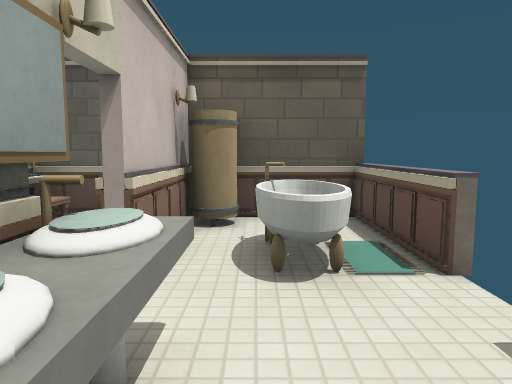
view 1 (above)

12 first-person views from a walk through a level from a Godot 3-D game. The camera is 1.3 m above the floor, tilts 6° down and sees 70° across. The floor is counted in squares, 1 m on a side. Each view is taken from the middle of a square. On the plan, view 1 faces up. The plan holds only what a view shows up to about 15 squares ahead; the rest is blank. Some surface patterns are stand-ins.

view 2
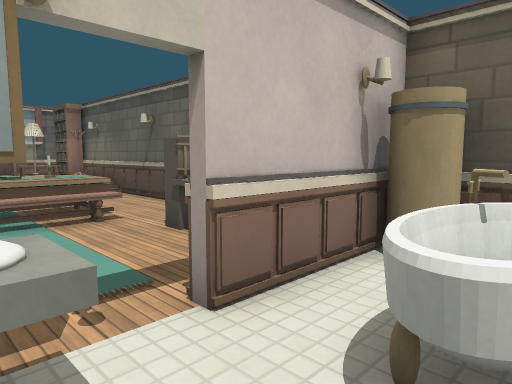

view 3
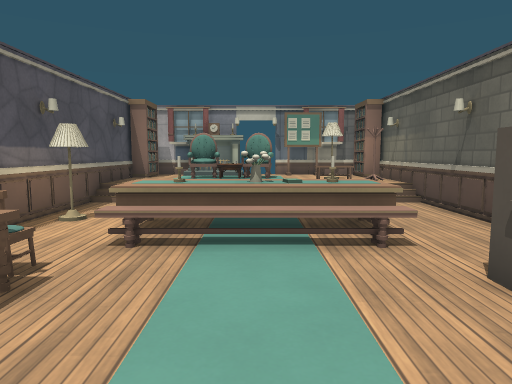

view 4
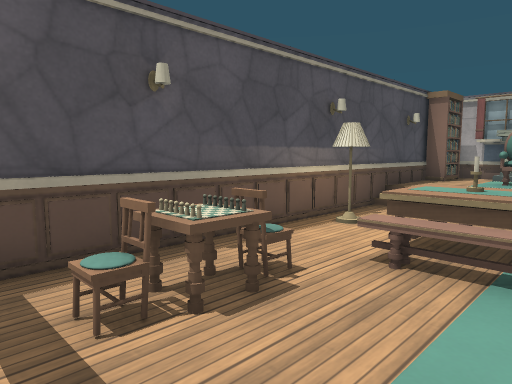

view 5
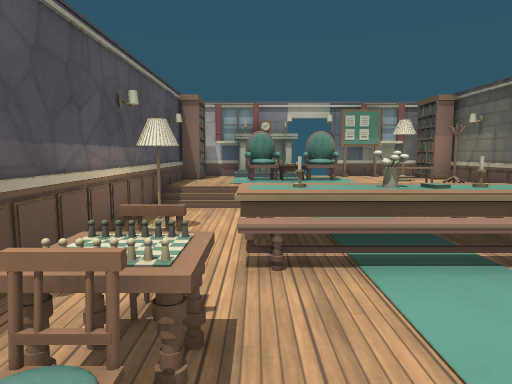

view 6
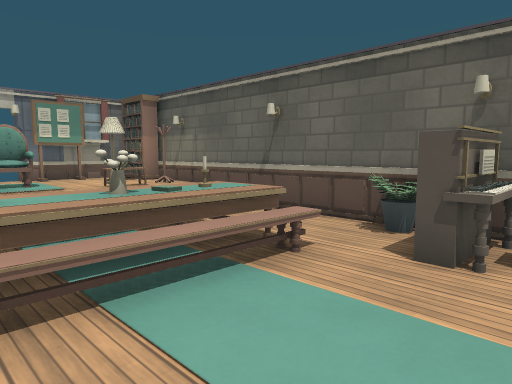

view 7
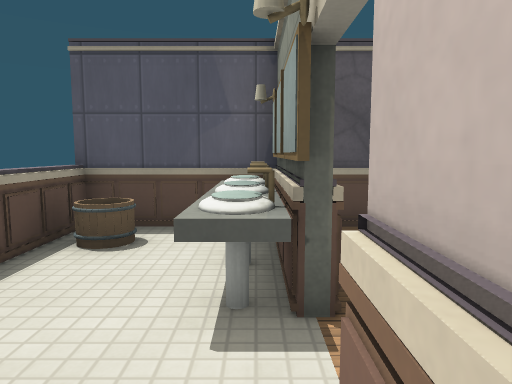

view 8
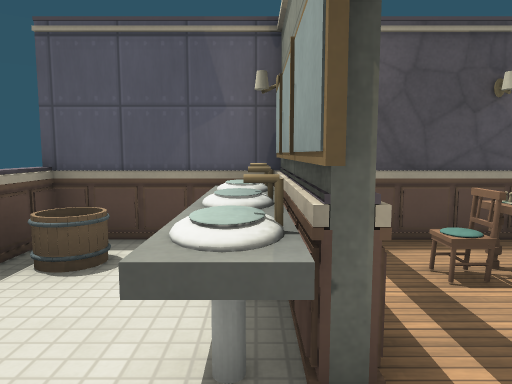

view 9
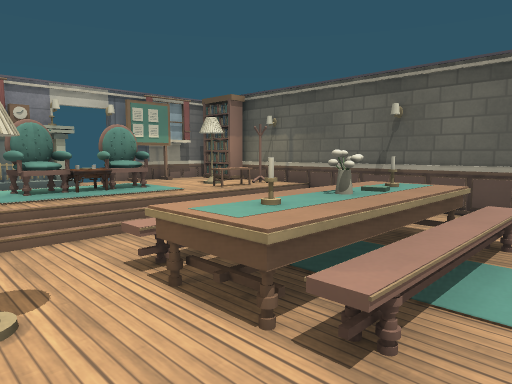

view 10
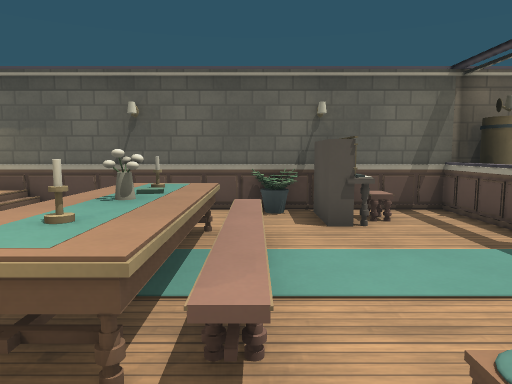

view 11
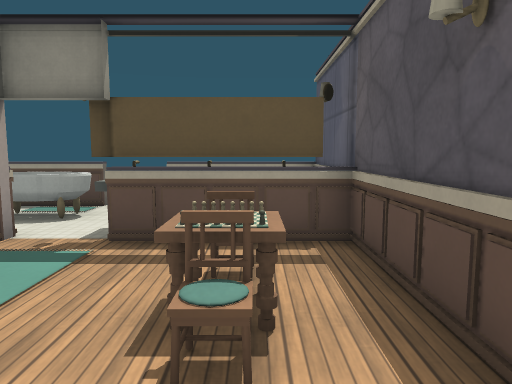

view 12
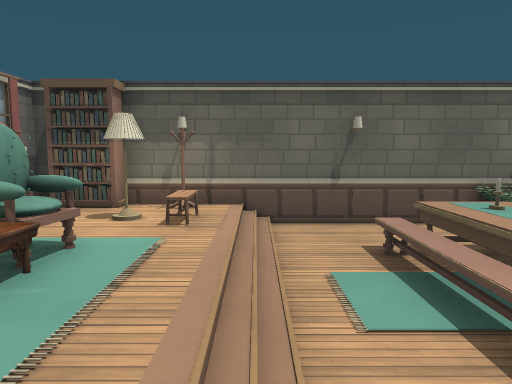

### Floor plan
Key: @ floor where view 1 was taken; # wall or solid block; . main floor; : floor 0.5 m higher than the main floor; / step, stairs or slope; = window, fence, low wall or low ledge; ^ raised ledge; P piano; B bathtub; C carpet; A cabinet; L lamp; F fireplace; R armchair; H chair; T table; U tub; O other object.
Columns run from 16 left of view 1 to 2 right of it. Each row starts with its distance up from view 1.
  8 ###################
  7 #AAO:/....OPP.=O..^
  6 #::L//......P.=...^
  5 #::L//..^^/...=.BCC
  4 #::::/..^^/...#.BC^
  3 ::CC:/..^^/........
  2 FF  //..^^/....^..^
  1 FFRR:/..^^/....#..^
  0 #::::/.....HTH.#@UU
 -1 #AA#:/..L......#..^
 -2   #################

Where each view was taken, in squares from view 1:
view 1: 0 up, 0 right, facing up
view 2: 2 up, 1 right, facing up-left
view 3: 3 up, 1 left, facing left
view 4: 3 up, 2 left, facing down-left
view 5: 1 up, 2 left, facing left
view 6: 1 up, 3 left, facing up-left
view 7: 5 up, 1 left, facing down
view 8: 4 up, 1 left, facing down
view 9: 1 down, 5 left, facing up-left
view 10: 1 down, 6 left, facing up
view 11: 0 up, 7 left, facing right
view 12: 1 down, 11 left, facing up
